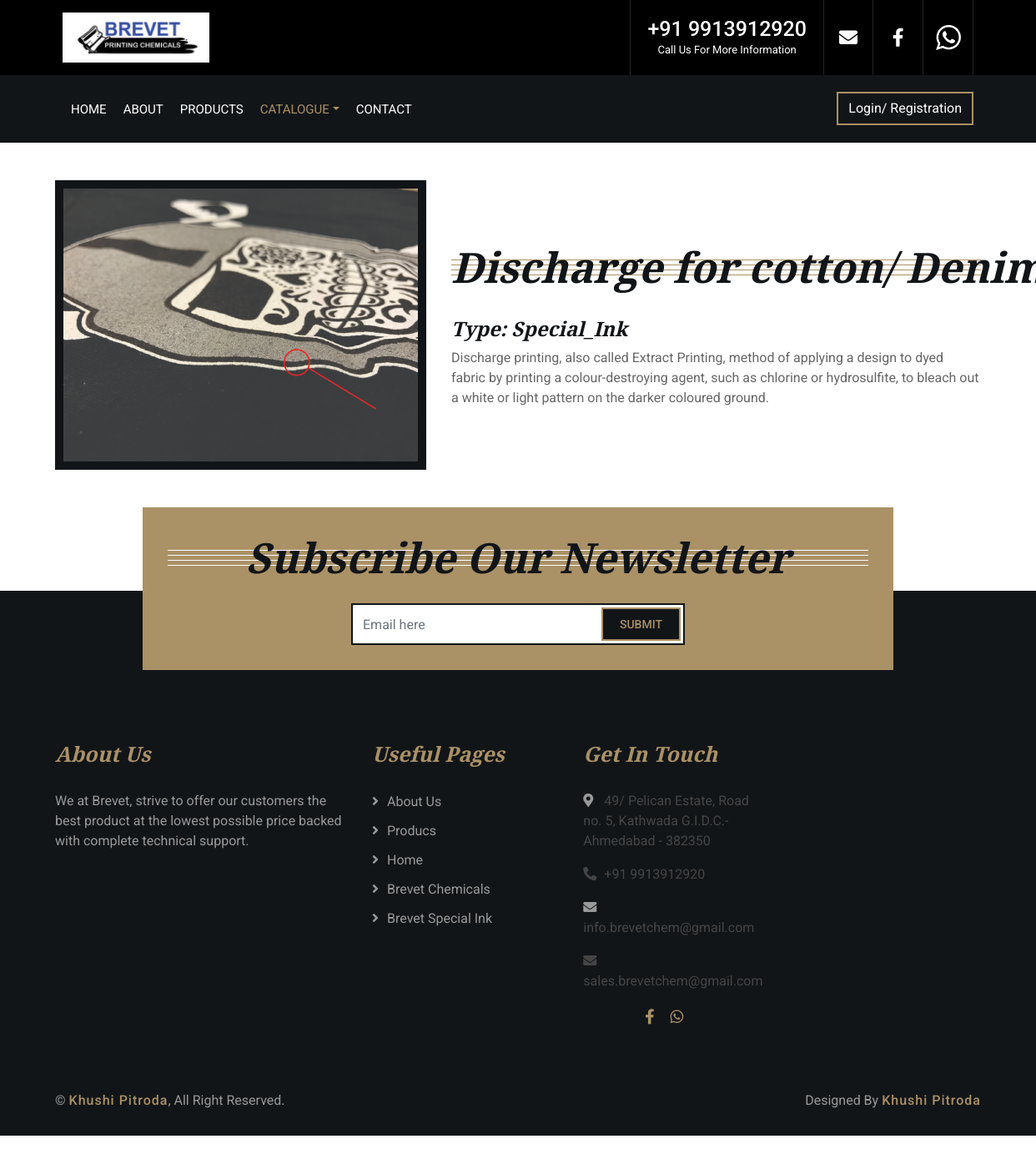
/view_product/13/, run on the app's committed database.
### new/models.py (models this page shows)
class Product(models.Model):
    pname = models.CharField(max_length=100)
    ppic = models.ImageField(upload_to='pics')
    ptype = models.CharField(choices=chemical_type ,default='other',max_length=50)
    pdesc = models.CharField(max_length=1000)

### new/views.py (the view)
# urls.py: path('view_product/<int:myid>/', views.view_product, name="view_product"),
def view_product(request, myid):
    v = Product.objects.filter(id=myid)
    return render(request, 'new/view_product.html', {'v': v[0]})

### new/templates/new/view_product.html (shortened to what this page needs)
{% extends 'new/basic.html' %}
{% load static %}
{% block body %}
            <div class="about">
                <div class="container">
                    <div class="row align-items-center">
                        <div class="col-lg-5 col-md-6">
                            <div class="about-img">
                                <img src="{{v.ppic.url}}" alt="Image">
                            </div>
                        </div>
                        <div class="col-lg-7 col-md-6">
                            <div class="about-text">
                                 <div class="section-header">
                                <h2>{{v.pname}}
                                </h2>
                            </div>
                            <div class="about-text">
                                <p>
                                    <h4>Type: {{v.ptype}}</h4>
                                {{v.pdesc}}
                               </p>
                            </div>
                        </div>
                    </div>
                </div>
            </div>
    {% endblock %}

### new/static/css/style.css (style rules this page uses)
body { color: #666666; background: #ffffff; font-family: 'Roboto', sans-serif; font-weight: 400; }
h1, h2, h3, h4, h5, h6 { font-family: 'EB Garamond', serif; font-weight: 600; font-style: italic; color: #121518; }
.section-header { position: relative; width: 100%; text-align: center; margin-bottom: 45px; }
.section-header h2 { margin: 0; position: relative; font-size: 50px; font-weight: 700; white-space: nowrap; z-index: 1; }
.section-header h2::before { position: absolute; content: ""; width: 100%; height: 7px; left: 0; top: 21px; background: transparent; border-top: 1px solid #aa9166; border-bottom: 1px solid #aa9166; z-index: -1; }
.section-header h2::after { position: absolute; content: ""; width: 100%; height: 7px; left: 0; bottom: 20px; background: transparent; border-top: 1px solid #aa9166; border-bottom: 1px solid #aa9166; z-index: -1; }
.about { position: relative; width: 100%; padding: 45px 0; }
.about .section-header { margin-bottom: 30px; }
.about .about-img { position: relative; height: 100%; padding: 10px; background: #121518; }
.about .about-img img { width: 100%; height: 100%; object-fit: cover; }
.about .about-text p { font-size: 16px; }

### data on the page
Product: ppic (picture), pname "Discharge for cotton/…", ptype "Special_Ink", pdesc "Discharge printing, also called Extract Printing, method of applying a design to dyed fabric by printing a colour-destroying agent, such as chlorine or hydrosulfite, to bleach out a white or light pattern on the darker coloured ground."
